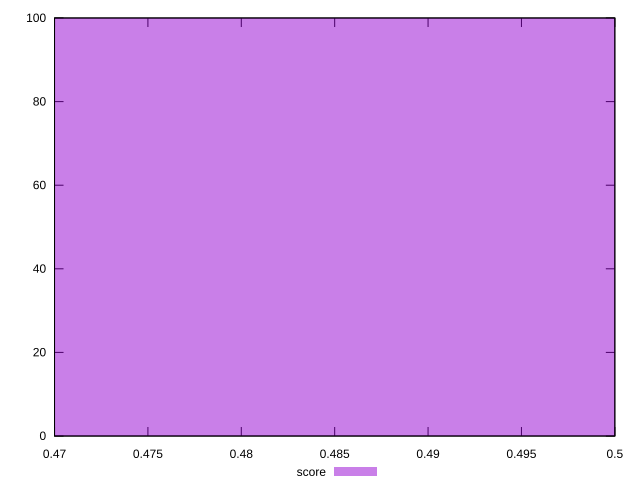

Generate this figure with gnuplot:
reset

$score <<EOF
0.5 100
EOF

set key outside below
set boxwidth 0.1
set xrange [0.47:0.5]
set yrange [0:100]
set trange [0:100]
set style fill transparent solid 0.5 noborder
set terminal svg size 640, 490 enhanced background rgb 'white'
set output "report_00019_2021-02-10T18-14-37.922Z//uses-rel-preload/samples/pages+cached+noadtech+nomedia/score/histogram.svg"

plot $score title "score" with boxes

reset
